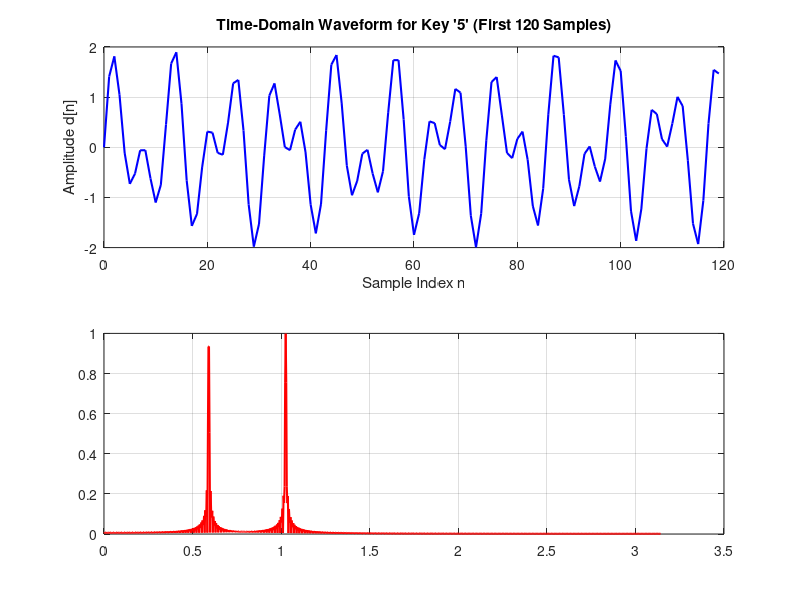

Write the MATLAB code that produced this figure. (Note: this script raises an error after producing the figure.)
%% Dual-Tone Multi-Frequency (DTMF) Touch-Tone Analysis and Decoder
clear; clc; close all;

%% -------------------------------------------------------------------------
% 1. SYSTEM PARAMETERS & LOOKUP TABLE
% -------------------------------------------------------------------------
Fs = 8192;                  % Sampling rate (Hz)
duration = 0.1;             % Signal duration (100 ms)
N = round(Fs * duration);   % Total samples
n = 0:(N - 1);              % Sample index vector

% Discrete angular frequencies (radians/sample)
row_freqs = [0.5346, 0.5906, 0.6535, 0.7217];
col_freqs = [0.9273, 1.0247, 1.1328];

% Keypad 4x3 matrix layout
keypad_layout = [
    '1', '2', '3';
    '4', '5', '6';
    '7', '8', '9';
    '*', '0', '#'
];

%% -------------------------------------------------------------------------
% 2. KEY SELECTION (INTERACTIVE OR STATIC)
% -------------------------------------------------------------------------
% Key Selection Configuration:
% Set statically (e.g., target_key = '5';) to bypass interactive prompt, or leave dynamic:
target_key = input('Enter a key from keypad (0-9, *, #): ', 's');
target_key = strtrim(target_key);

% Input validation loop
while ~ismember(target_key, keypad_layout)
    fprintf('Invalid key! Please enter one of: 0-9, *, #\n');
    target_key = input('Enter a key: ', 's');
    target_key = strtrim(target_key);
end

%% -------------------------------------------------------------------------
% 3. SIGNAL SYNTHESIS
% -------------------------------------------------------------------------
% Locate key coordinates in keypad matrix
[r_idx, c_idx] = find(keypad_layout == target_key);
w_row = row_freqs(r_idx);
w_col = col_freqs(c_idx);

% Synthesize signal: d[n] = sin(w_row * n) + sin(w_col * n)
signal = sin(w_row * n) + sin(w_col * n);

%% -------------------------------------------------------------------------
% 4. DTFT / FFT ANALYSIS
% -------------------------------------------------------------------------
N_fft = 2048;
D = fft(signal, N_fft);
half_N = N_fft / 2;

magnitude = abs(D(1:half_N)) / (N / 2);
omega_axis = linspace(0, pi, half_N);

%% -------------------------------------------------------------------------
% 5. AUTOMATED DTMF DECODER
% -------------------------------------------------------------------------
% Search row peak in [0.45, 0.80] rad
row_mask = (omega_axis >= 0.45) & (omega_axis <= 0.80);
[~, max_r_idx] = max(magnitude(row_mask));
sub_omega_row = omega_axis(row_mask);
detected_w_row = sub_omega_row(max_r_idx);

% Search column peak in [0.85, 1.25] rad
col_mask = (omega_axis >= 0.85) & (omega_axis <= 1.25);
[~, max_c_idx] = max(magnitude(col_mask));
sub_omega_col = omega_axis(col_mask);
detected_w_col = sub_omega_col(max_c_idx);

% Map detected frequencies to nearest grid coordinates
[~, detected_r_idx] = min(abs(row_freqs - detected_w_row));
[~, detected_c_idx] = min(abs(col_freqs - detected_w_col));
decoded_key = keypad_layout(detected_r_idx, detected_c_idx);

% Print diagnostic results to Command Window
fprintf('\n--- DTMF Analysis for Key ''%s'' ---\n', target_key);
fprintf('Expected Frequencies -> w_row: %.4f, w_col: %.4f\n', w_row, w_col);
fprintf('Detected Frequencies -> w_row: %.4f, w_col: %.4f\n', detected_w_row, detected_w_col);
fprintf('Decoded Key          -> ''%s'' (Success: %d)\n', decoded_key, strcmp(decoded_key, target_key));

%% -------------------------------------------------------------------------
% 6. VISUALIZATION
% -------------------------------------------------------------------------
figure('Name', sprintf('DTMF Analysis - Key %s', target_key), 'Color', [1 1 1]);

% Time-domain waveform
subplot(2, 1, 1);
plot(n(1:120), signal(1:120), 'b', 'LineWidth', 1.5);
grid on;
title(sprintf('Time-Domain Waveform for Key ''%s'' (First 120 Samples)', target_key));
xlabel('Sample Index n');
ylabel('Amplitude d[n]');

% Frequency-domain magnitude spectrum
subplot(2, 1, 2);
plot(omega_axis, magnitude, 'r', 'LineWidth', 1.5);
grid on; hold on;
xline(w_row, '--g', sprintf('\\omega_{row} = %.4f', w_row), 'LineWidth', 1.2);
xline(w_col, '--m', sprintf('\\omega_{col} = %.4f', w_col), 'LineWidth', 1.2);
title(sprintf('DTFT Magnitude Spectrum |D(e^{j\\omega})| for Key ''%s''', target_key));
xlabel('Discrete Angular Frequency \omega (rad/sample)');
ylabel('Normalized Magnitude');
xlim([0, pi]);
legend('Magnitude Spectrum', 'Row Frequency', 'Column Frequency', 'Location', 'northeast');
